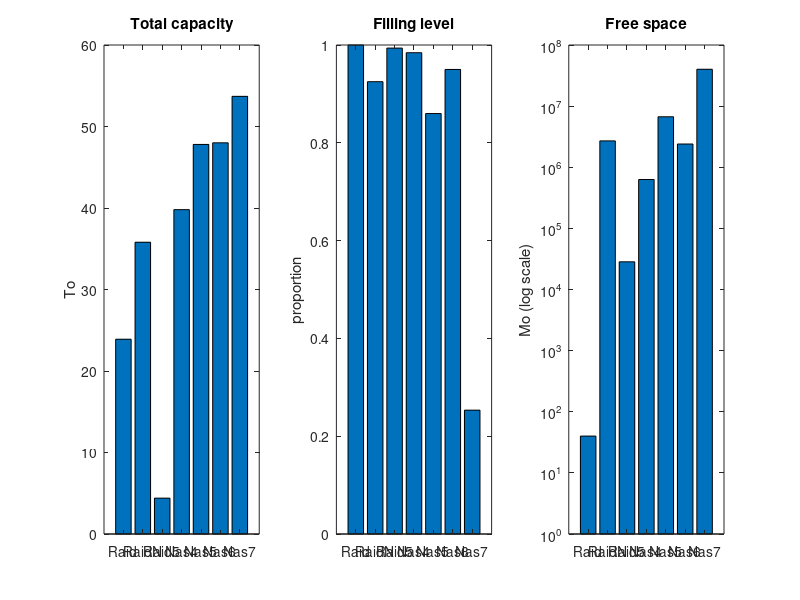

The MATLAB script that drew this image: (Note: this script raises an error after producing the figure.)




figure
subplot(131)
bar([23.9 35.8 4.4 39.8 47.8 48 53.7])
xticks([1:7])
xticklabels({'Raid','RaidN','Raid5','Nas4','Nas5','Nas6','Nas7'}), xtickangle(45)
ylabel('To')
title('Total capacity')

subplot(132)
bar([1-40e-6/24 1-2.7/36 1-28.4e-3/4.5 1-630e-3/40 1-6.7/47.8 1-2.4/48 1-40.1/53.7])
xticks([1:7])
xticklabels({'Raid','RaidN','Raid5','Nas4','Nas5','Nas6','Nas7'}), xtickangle(45)
ylabel('proportion')
title('Filling level')

subplot(133)
bar([40 2.7e6 28.4e3 630e3 6.7e6 2.4e6 40.1e6])
xticks([1:7])
xticklabels({'Raid','RaidN','Raid5','Nas4','Nas5','Nas6','Nas7'}), xtickangle(45)
ylabel('Mo (log scale)')
set(gca,'Yscale' , 'log')
title('Free space')


a=suptitle('Nas filling, 22/02/2023'); a.FontSize=20;















